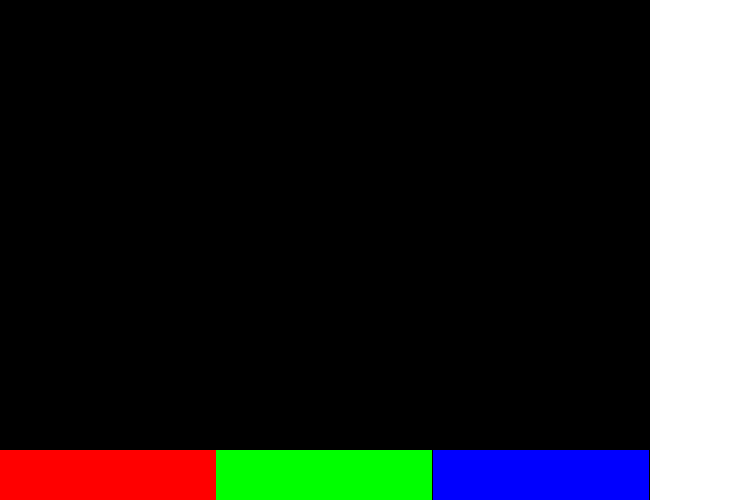
Frame 1 (no input)
Frame 60 (the mouse pressed at the canvas centre just before this capture): identical to frame 1, image omitted
Frame 120 (the mouse held since frame 60 and released just before this capture): identical to frame 1, image omitted

The Processing sketch that drew this single still picture (run headless with seeded random() and noise(); from frame 60 on, the mouse is pressed at the canvas centre):

// Processing sketch: Paint_men_igenn
// ── Paint_men_igenn.pde
void setup() {
  size(750, 500);
}

void draw() {
  background(255);
  noStroke();
  
  fill(0);
  rect(0, 0, width-100, 500);
  
  fill(255, 0, 0);
  rect(0, height-50, (width-100)/3, 50);
  
  fill(0, 255, 0);
  rect((width-100)/3, height-50, (width-100)/3, 50);
  
  fill(0, 0, 255);
  rect(2*(width-100)/3, height-50, (width-100)/3, 50);
}
